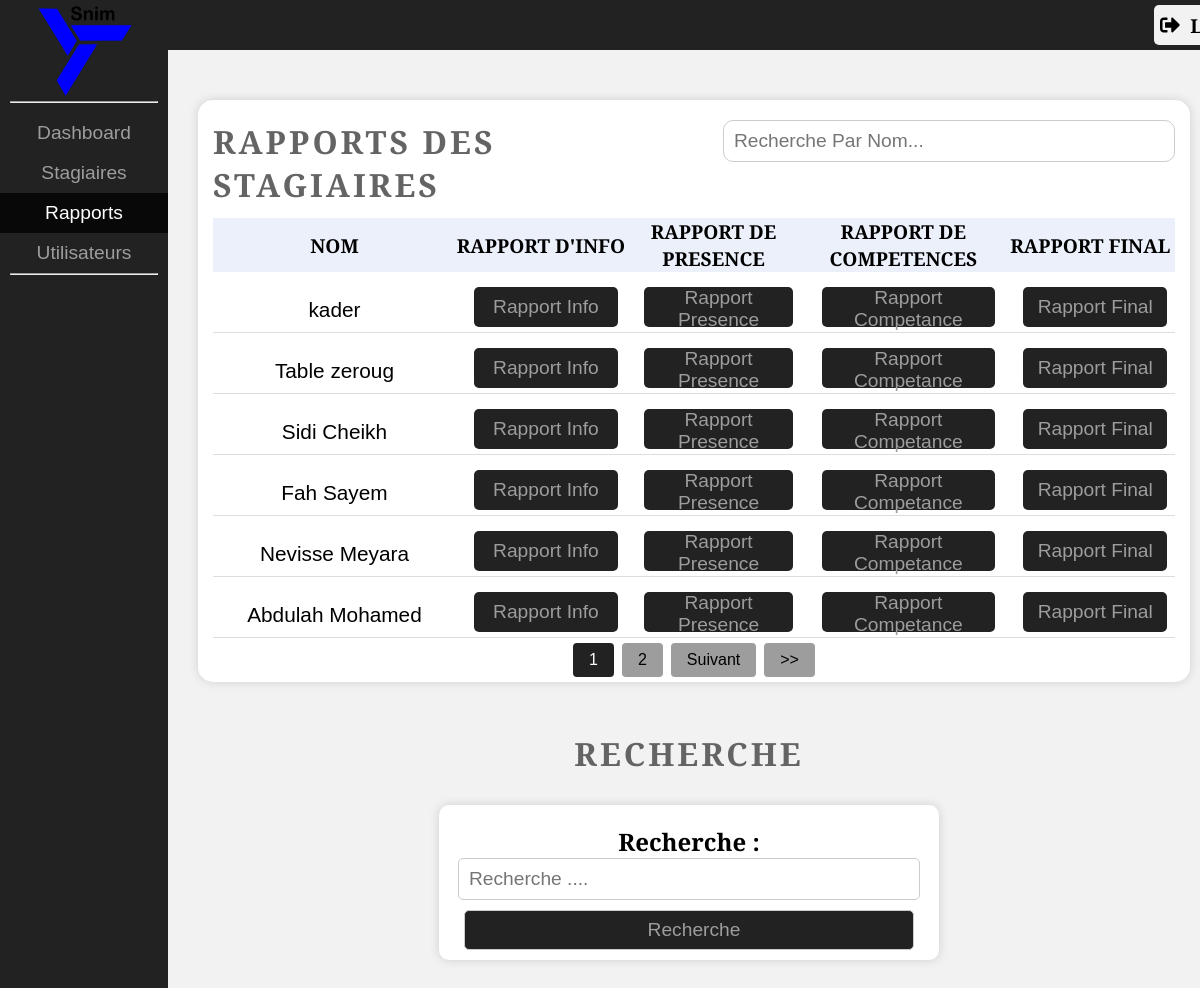
The page /raports.php (signed in) on the database its author committed.
### tables this page shows
CREATE TABLE `les_stagiaires` (
  `code` varchar(50) NOT NULL,
  `nom` varchar(255) NOT NULL,
  `nni` varchar(255) NOT NULL,
  `ecole` varchar(255) NOT NULL,
  `niveau` varchar(255) NOT NULL,
  `direction` varchar(255) NOT NULL,
  `departement` varchar(255) NOT NULL,
  `service` varchar(255) NOT NULL,
  `date_debut` date NOT NULL,
  `date_fin` date NOT NULL,
  `sujet` varchar(255) DEFAULT NULL,
  `technologies` varchar(255) DEFAULT NULL
);

### raports.php (the view, shortened to what this page needs)
<?php
$usertype = $_SESSION["usertype"];
?>
<!DOCTYPE html>
<html lang="en">
<head>
  <link rel="stylesheet" href="css/style.css">
</head>
  <body>
    <nav>
      <aside>
        <img src="photos/snim.png" alt="Snim's Logo">
				<hr>
        <ul>
          <li><a href="dashboard.php"><input type="submit" value="Dashboard"></a></li>
          <li><a href="stagiaires.php"><input type="submit" value="Stagiaires"></a></li>
          <li><a href="raports.php"><div class="specific"><input type="submit" value="Rapports"></div></a></li>
          <?php if ($usertype == 'admin'): ?>
            <li><a href="utilisateurs.php"><input type="submit" value="Utilisateurs"></a></li>
            <?php endif; ?>
        </ul>
				<hr>
      </aside>
    </nav>
    <section class="main">
    <div class="bar">
            <form method="post">
              <button name="logout" class="logout-button">
                <img src="photos/logout.svg" alt="Logout">
                <span>Logout</span>
              </button>
            </form>
      </div>
    <div class="box">
    <div class='trainers-box'>
      <div class="above">
        <h2>Rapports des stagiaires</h2>
        <input type="text" id="search" placeholder="Recherche Par Nom...">
      </div>
    <table>
        <tr>
          <th>Nom</th>
          <th>Rapport d'info</th>
          <th>Rapport de presence</th>
          <th>Rapport de competences </th>
          <th>Rapport Final</th>
        <tbody id="trainers">
      <?php
       include 'conn.php';
       $stagiaires_a_afficher = 6;
       $nomber_des_stagiaires_query = "SELECT COUNT(*) FROM les_stagiaires";
       $nomber_des_stagiaires = mysqli_fetch_array(mysqli_query($conn, $nomber_des_stagiaires_query))[0];
       $total_pages = ceil($nomber_des_stagiaires / $stagiaires_a_afficher);
       if (isset($_GET['page']) && is_numeric($_GET['page'])) {
           $page_current = $_GET['page'];
       } else {
           $page_current = 1;
       }
       $offset = ($page_current - 1) * $stagiaires_a_afficher;
       $sql = "SELECT code,nom FROM les_stagiaires LIMIT $stagiaires_a_afficher OFFSET $offset";
       $result = $conn->query($sql);
          while ($row = $result->fetch_assoc()) {
            echo "<tr>";
            echo "<td class='nom'>" . $row["nom"] . "</td>";?>
            <td><a target="_blank" href="pdf/info.php?id=<?php echo $row['code']?>"><Button id='raport'>Rapport Info</Button></a></td>
            <td><a target="_blank" href="pdf/presence_pdf.php?id=<?php echo $row['code']?>"><Button id='raport'>Rapport Presence</Button></a></td>
            <td><a target="_blank" href="pdf/competances_pdf.php?id=<?php echo $row['code']?>"><Button id='raport'>Rapport Competance</Button></a></td>
            <td><a target="_blank" href="pdf/Rapport_Final.php?id=<?php echo $row['code']?>"><Button id='raport'>Rapport Final</Button></a></td>
              <?php echo "</tr>";
        }
    ?>
      </tr>
    </table>
    <div class="pagination">
    <?php   $max_links = 5;
  $link_offset = floor($max_links / 2);
  $start_link = max(1, $page_current - $link_offset);
  $end_link = min($total_pages, $start_link + $max_links - 1);
  for ($i = $start_link; $i <= $end_link; $i++) {
    if ($i == $page_current) {
      echo "<span class='current'>$i</span>";
    } else {
      echo "<a href='?page=$i'>$i</a>";
    }
  }
  if ($page_current < $total_pages) {
    $next_page = $page_current + 1;
    echo "<a href='?page=$next_page'>Suivant</a>";
    echo "<a href='?page=$total_pages'>>></a>";
  }
  ?>
</div>
    </div>
    </div>
    <h2>Recherche </h2>
    <div class="search_box">
      <form method="post">
        <label for="recherche">Recherche :</label>
        <input type="text" name="recherche" id="recherche" placeholder="Recherche ....">
        <input type="submit" value="Recherche">
      </form>
    </div>
    </section>
</body>
</html>

### style.css (style rules this page uses)
:root { --backgroundcolor1: #222222; --backgroundcolor2: #f2f2f2; --lightcolor: #fff; --darkcolor: #000; --textcolor: #9d9d9d; --hover: #080808; }
* { margin: 0; padding: 0; font-family: 'Alegreya Sans', sans-serif; color: var(--darkcolor); }
html { font-size: 16px; background-color: var(--backgroundcolor2); }
nav { display: flex; }
aside { flex-direction: column; width: 14%; height: 100%; position: fixed; z-index: 5; background-color: var(--backgroundcolor1); }
aside img { width: 6rem; margin-top: 5px; margin-left: 22%; cursor: pointer; }
hr { margin: 0 10px; }
ul { list-style: none; margin-right: 0px; margin-top: 10px; }
input[type="submit"] { width: 100%; height: 40px; background-color: var(--backgroundcolor1); color: var(--textcolor); border: none; font-size: 1.2rem; cursor: pointer; transition: 0.4s; }
.specific input { background-color: var(--hover); color: var(--lightcolor); }
.main { display: flex; flex-grow: 1; align-items: center ; margin-left: 178px; display: flex; flex-direction: column; background-color: var(--backgroundcolor2); }
.bar { background-color: var(--backgroundcolor1); height: 50px; width: 100%; position: fixed; }
h2 { color: #646464; text-transform: uppercase; text-align: left; font-size: 2rem; letter-spacing: 3px; margin-bottom: 30px; }
form { display: flex; flex-wrap: wrap; justify-content: center; }
.box { background-color: #fff; border-radius: 15px; box-shadow: 0 0 10px rgba(131, 129, 129, 0.3); margin-left: 20px; margin-right: 10px; margin-bottom: 50px; margin-top: 100px; display: flex; justify-content: space-around; }
.above { display: flex; justify-content: space-between; margin-top: 20px; margin-bottom: 10px; }
.above h2 { color: #646464; text-transform: uppercase; text-align: left; font-size: 2rem; letter-spacing: 3px; }
.trainers-box { width: 97%; }
table { border-collapse: collapse; }
tr th { background-color: #b5c2ee41; text-transform: uppercase; }
.trainers-box h2 { margin-bottom: 2px; }
th { height: 50px; align-items: center; font-size: 1.2rem; width: 300px; text-align: center; }
td { text-align: center; font-size: 1.3rem; padding-top: 15px; font-family: 'Gill Sans', 'Gill Sans MT', Calibri, 'Trebuchet MS', sans-serif; border-bottom: 1px solid rgb(221, 221, 221); }
span { color: rgb(201, 12, 12); }
button { width: 110px; height: 40px; background-color: rgb(116, 136, 136); border: none; border-radius: 5px; font-weight: bold; font-size: 1.2rem; cursor: pointer; margin-bottom: 5px; margin-left: 10px; transition: 0.4s; }
#search { width: 450px; height: 40px; border-radius: 10px; font-size: 1.2rem; padding-left: 10px; color: #646464; border: 1px solid #ccc; }
label { display: block; font-weight: bold; }
.logout-button { margin-left: 1040px; margin-top: 5px; display: flex; align-items: center; justify-content: center; font-size: 1.2rem; font-weight: bold; color: var(--darkcolor); background-color: var(--backgroundcolor2); border: none; border-radius: 5px; padding: 10px 20px; cursor: pointer; transition: 0.5s; }
.logout-button span { color: var(--darkcolor); }
.logout-button img { width: 20px; height: 20px; margin-right: 10px; }
#raport { width: 85%; background-color: var(--backgroundcolor1); color: var(--textcolor); font-weight: 100; }
.nom { width: 500px; }
.pagination { display: flex; justify-content: center; align-items: center; margin: 5px 0; }
.pagination a { display: inline-block; background-color: var(--textcolor); color: var(--darkcolor); padding: 8px 16px; text-decoration: none; border-radius: 4px; margin: 0 4px; transition: background-color 0.3s ease; }
.pagination .current { display: inline-block; background-color: var(--backgroundcolor1); color: var(--lightcolor); padding: 8px 16px; border-radius: 4px; margin: 0 4px; }
.search_box { display: flex; background-color: var(--lightcolor); width: 500px; margin: 0px auto; padding-top: 20px; border-radius: 10px; box-shadow: 0 0 10px rgba(131, 129, 129, 0.3); margin-bottom: 50px; }
.search_box label { font-size: 1.5rem; }
.search_box input { width: 450px; height: 40px; border-radius: 5px; font-size: 1.2rem; padding-left: 10px; border: 1px solid #ccc; outline: none; }
.search_box input[type="Submit"] { margin: 10px 0; }

### rows shown on the page
les_stagiaires: nom "kader"
les_stagiaires: nom "Table zeroug"
les_stagiaires: nom "Sidi Cheikh"
les_stagiaires: nom "Fah Sayem"
les_stagiaires: nom "Nevisse Meyara"
les_stagiaires: nom "Abdulah Mohamed"
